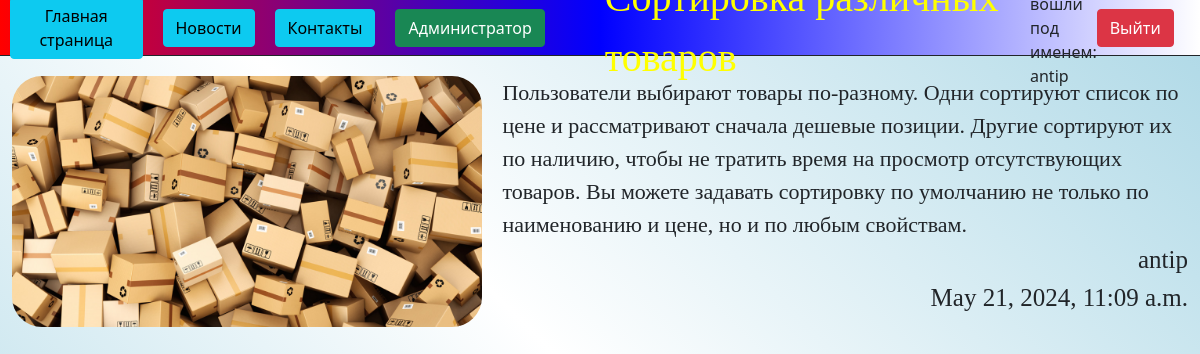
Page /detail/2/ (signed in) on the committed database.
### my_blog/models.py (models this page shows, shortened)
class Post(models.Model):
    title = models.CharField(max_length=200, verbose_name="Заголовок")
    content = models.TextField(verbose_name="Содержание")
    date_published = models.DateTimeField(default=timezone.now, verbose_name="Дата публикации")
    image = models.ImageField(upload_to="images/", verbose_name="Изображения")
    author = models.ForeignKey(User, on_delete=models.CASCADE, verbose_name="Автор", null=True, blank=True)

### my_blog/views.py (the view)
# urls.py: path("detail/<int:pk>/", views.detail, name="detail"),
def detail(request, pk):
    post = Post.objects.get(pk=pk)
    title = post.title
    return render(request, 'my_blog/post_detail.html', {"post": post, "title": title})

### my_blog/templates/my_blog/post_detail.html (shortened to what this page needs)
{% extends 'my_blog/layout.html' %}
{% load static %}
{% block static %}
<link rel="stylesheet" href="{% static 'my_blog/css/post_detail.css' %}">
{% endblock %}
{% block content %}
    <div class="post_detail">
        <div class="content">
            <img src="{{post.image.url}}">
            <div>
                <a>{{post.content}}</a>
                <div class="post_info">
                    <a>{{post.author}}</a>
                    <a>{{post.date_published}}</a>
                </div>
            </div>
        </div>
    </div>
{% endblock %}

### my_blog/templates/my_blog/layout.html (shortened to what this page needs)
{% load static %}
<html lang="en">
<head>
    <link rel="stylesheet" href="{% static 'my_blog/css/layout.css' %}">
    <link rel="stylesheet" href="https://cdn.jsdelivr.net/npm/bootstrap@5.0.2/dist/css/bootstrap.min.css">
    {% block static %}
    {% endblock %}
</head>
<body>
    <div class="header">
        <div class="left">
            <a class="btn btn-info" href="{% url 'post:index' %}">Главная страница</a>
            <a class="btn btn-info" href="{% url 'post:news' %}">Новости</a>
            <a class="btn btn-info" href="{% url 'post:contact' %}">Контакты</a>
            <a class="btn btn-success" href="{% url 'admin:index' %}">Администратор</a>
            <a style="font-family:cursive; font-size: 40; color: yellow; text-decoration: none; margin-left: 40px">{{title}}</a>
        </div>
        <div class="right">
            {% if user.is_authenticated %}
                <a>Вы вошли под именем: {{user.username}}</a>
                <a class="btn btn-danger">Выйти</a>
            {% else %}
                <a class="btn btn-primary" href="">Вход</a>
                <a class="btn btn-success" href="">Регистрация</a>
            {% endif %}
        </div>
    </div>
<div style="height: 5%;">
</div>
{% block content %}
{% endblock %}
</body>
</html>

### static/my_blog/css/layout.css (style rules this page uses)
.header { position: fixed; width: 100%; border-bottom: 1px solid; z-index: 1; height: 7%; display: flex; background: linear-gradient(90deg, red, blue, white); }
.left, .right { padding: 10px; display: flex; align-items: center; }
.left { width: 85%; }
.right { width: 15%; justify-content: space-around; }
.btn { margin-right: 20px; }
body { margin: 0; padding: 0; background: linear-gradient(45deg, lightblue, white, lightblue); }

### static/my_blog/css/post_detail.css (style rules this page uses)
.post_detail { display: flex; padding: 1%; flex-direction: column; margin-top: 2%; }
img { max-width: 40%; max-height: 80%; margin-right: 20px; object-fit: cover; border-radius: 30px; }
.content { display: flex; font-size: 22; font-family: cursive; }
.post_info { display: flex; font-size: 25; flex-direction: column; align-items: flex-end; font-family: cursive; }

### rows in the picture
Post: image (picture), content "Пользователи выбирают товары по-разному. Одни сортируют список по цене и рассматривают сначала дешевые позиции. Другие сортируют их по наличию, чтобы не тратить время на просмотр отсутствующих товаров. Вы можете задавать сортировку по умолчанию не только по наименованию и цене, но и по любым свойствам.", author "antip", date_published "May 21, 2024, 11:09 a.m."

### other values in the picture
{{ user.username }} "antip"
